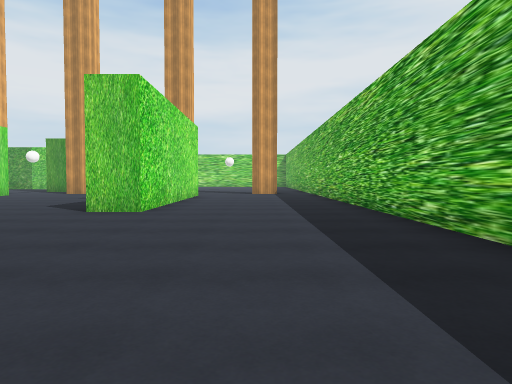
[1] (above)

24 first-person views from a walk through a scene from a Unity 3-D project. The camera is 1.2 m above the floor, tilts 2° down and sees 70° across. The floor is counted in squares, 2 m on a side. Each view is taken from the middle of a square. On the plan, view 1 faces up. The plan holds only what a view shows up to about 10 squares ahead; the rest is blank. The place goes on beyond the plan. Some surface patterns are stand-ins.

[2]
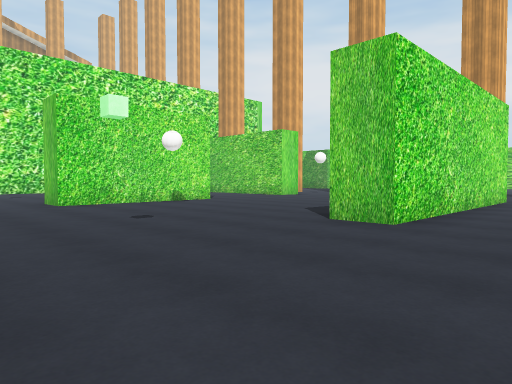

[3]
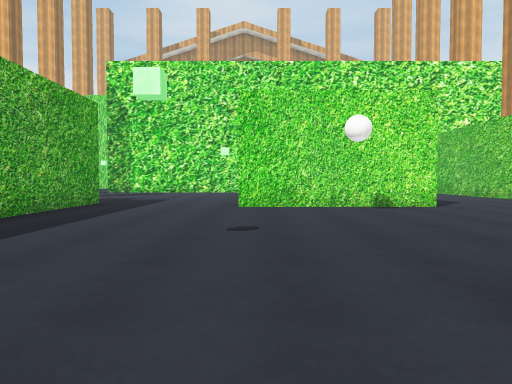

[4]
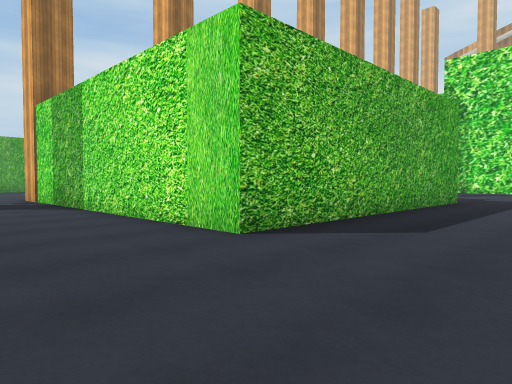

[5]
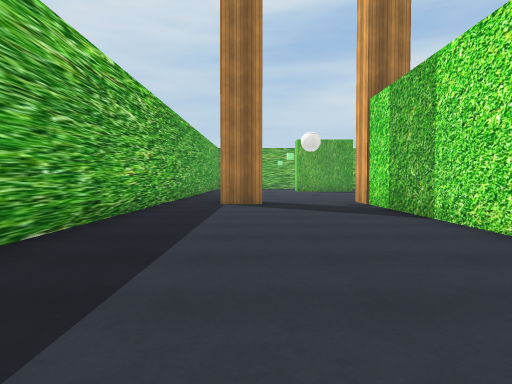

[6]
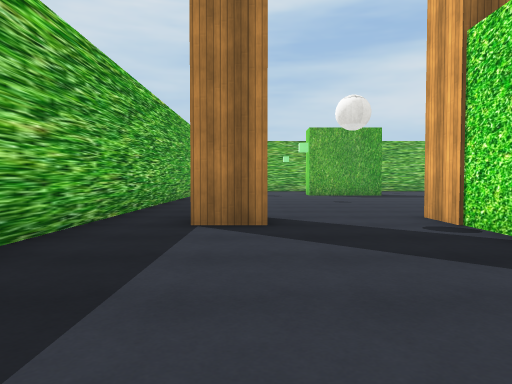

[7]
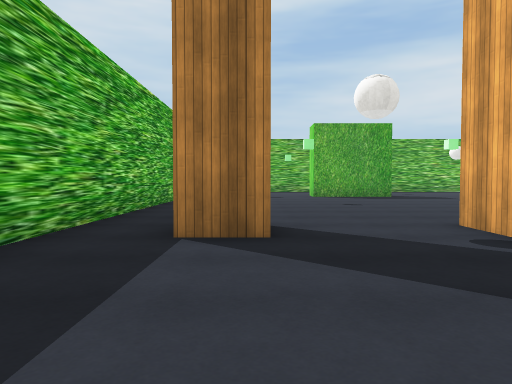

[8]
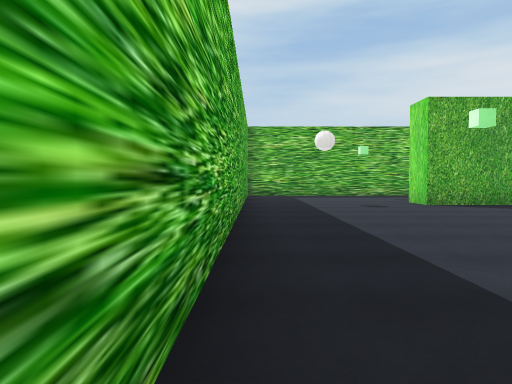

[9]
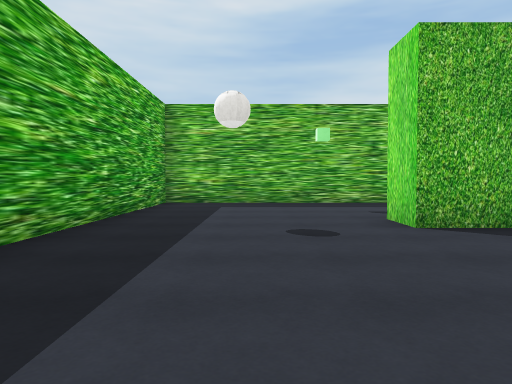

[10]
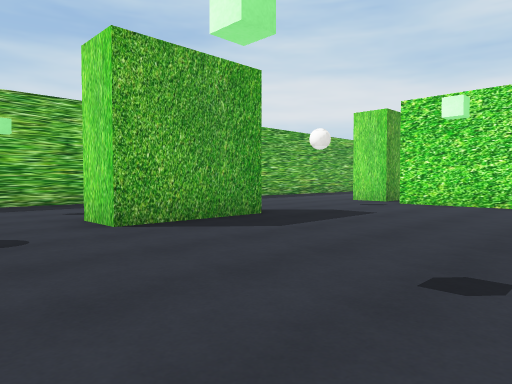

[11]
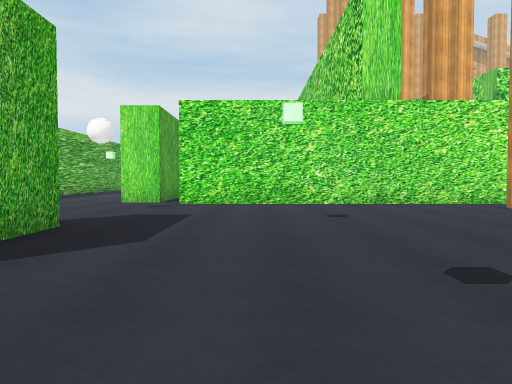

[12]
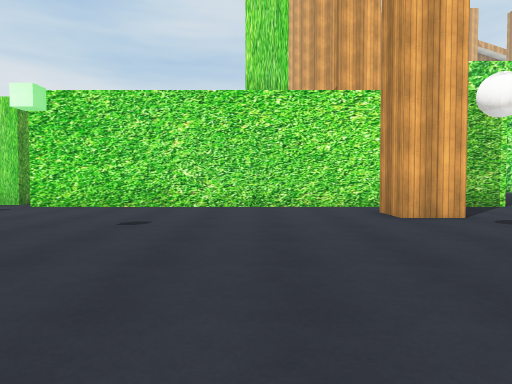

[13]
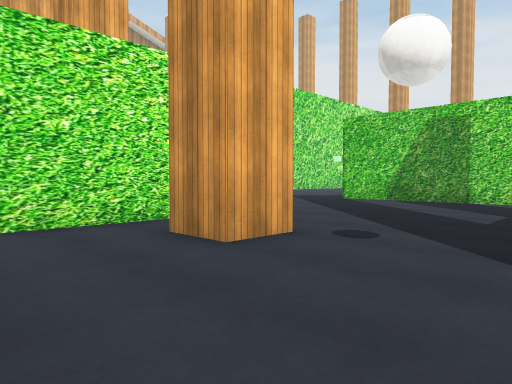

[14]
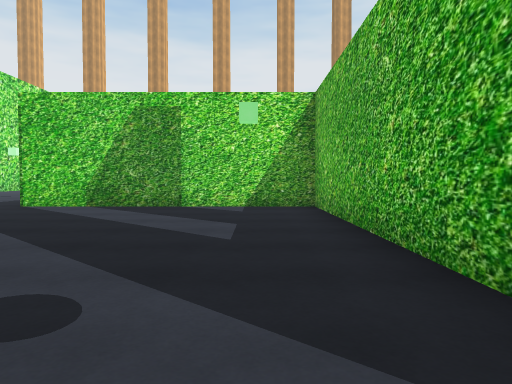

[15]
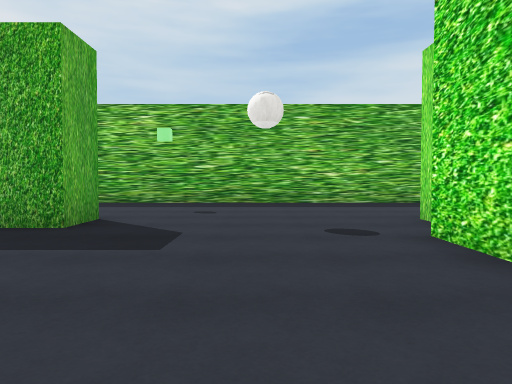

[16]
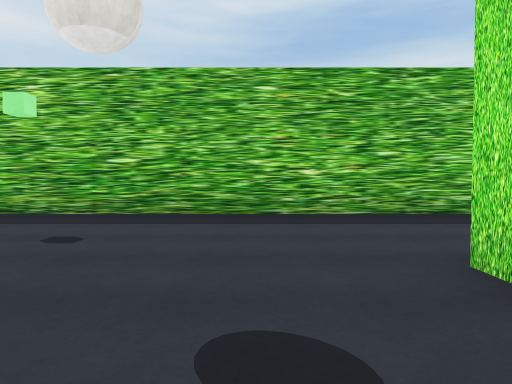

[17]
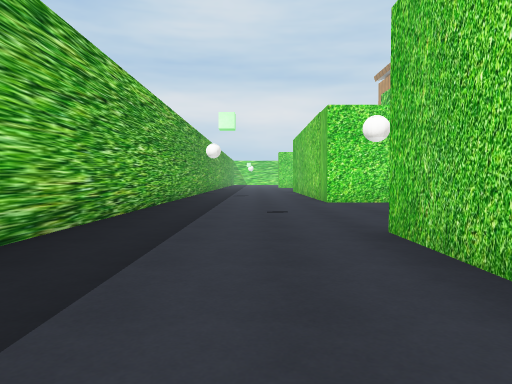

[18]
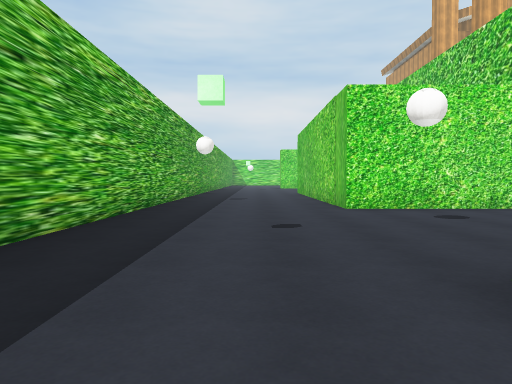

[19]
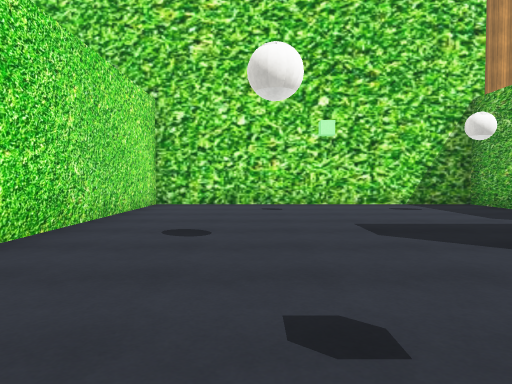

[20]
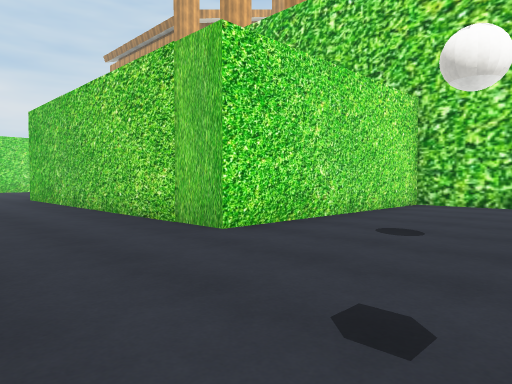

[21]
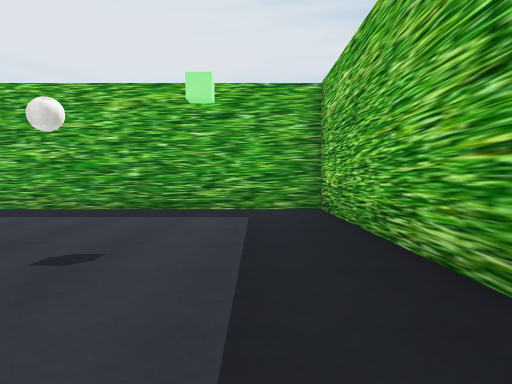

[22]
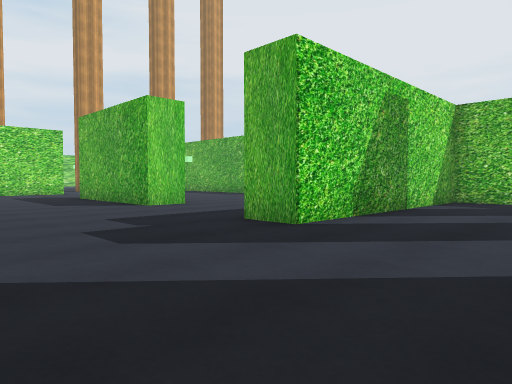

[23]
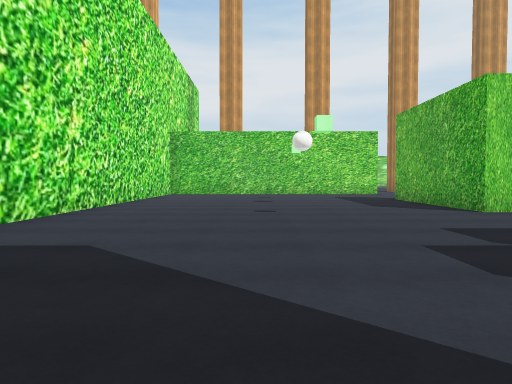

[24]
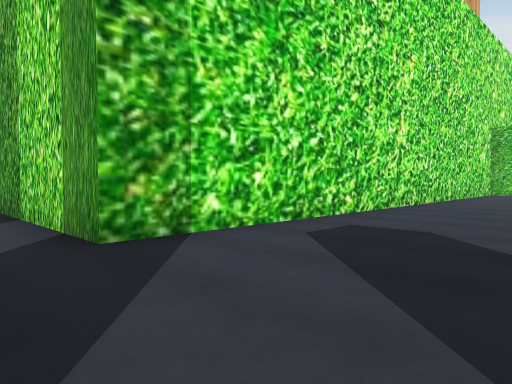

### Floor plan
Points are (right, up) in squares from view 1. A wall is a line through its corners. A room is listed if a view was taken in it or the views show most of it. See-through windows are left out.
Room 1 (views 1, 2, 3, 4, 5, 6, 7, 8, 9, 10, 11, 12, 13, 14, 15, 16, 17, 18, 19, 20, 21, 22, 23, 24)
walls: (-8.9, -4.6) (-8.9, -14.9); (-6.6, -6.6) (-6.6, -7.7) (-7.8, -7.7); (-3.7, -6.2) (-3.7, 0) (-10.2, 0) (-10.2, 1.1) (-2.7, 1.1) (-2.7, -7.8); (-0.2, -6.7) (0.9, -6.7); (-9.8, -11.8) (-9.8, -10.2) (-17.4, -10.2) (-17.4, -16.2) (-21.5, -16.2); (-8.9, 9) (-8.9, 4.6) (-9.8, 4.6) (-9.8, 8); (2.3, 3.2) (2.3, 10); (-10, -15.5) (-9.5, -15.5) (-9.5, -16.5); (-17.4, 8) (-17.4, -1.6) (-21.5, -1.6); (-10.1, -16.5) (-12.2, -16.5); (-4.6, -16.5) (-4.6, -15.5) (-2.1, -15.5) (-2.1, -16.5); (-2.1, 13.4) (-2.1, 6.7) (-3.1, 6.7); (-20, -20.3) (2.3, -20.3) (2.3, -1.2)

Where each view was taken, in squares from view 1:
view 1: 0 up, 0 right, facing up
view 2: 2 up, 0 right, facing up-left
view 3: 5 up, 1 left, facing left
view 4: 4 up, 0 right, facing down-left
view 5: 2 up, 0 right, facing down
view 6: 2 down, 0 right, facing down
view 7: 3 down, 0 right, facing down
view 8: 7 down, 2 right, facing down
view 9: 11 down, 0 right, facing down
view 10: 11 down, 0 right, facing down-left
view 11: 13 down, 0 right, facing left
view 12: 10 down, 1 left, facing left
view 13: 10 down, 4 left, facing up-left
view 14: 8 down, 5 left, facing up
view 15: 11 down, 7 left, facing down
view 16: 14 down, 8 left, facing down
view 17: 18 down, 8 left, facing left
view 18: 18 down, 10 left, facing left
view 19: 19 down, 15 left, facing up
view 20: 19 down, 14 left, facing up-left
view 21: 19 down, 5 left, facing right
view 22: 3 down, 14 left, facing up-right
view 23: 2 down, 14 left, facing up
view 24: 3 down, 14 left, facing up-left
